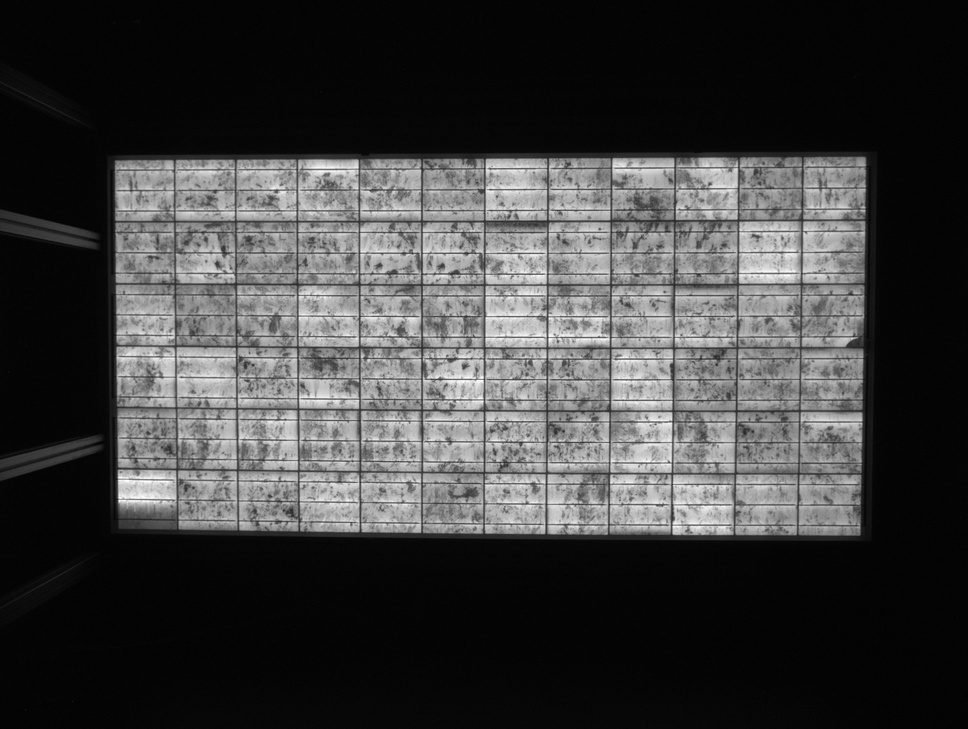
#> input picture examples/EL_img/EL_img1.jpg, 968 x 729 px, shrunk from 3326 x 2504 before the run
$ python -i crack_detection.py   (imports and definitions only)
#> lines starting #> are read from the running program, lines starting #| are printed output that depends on the picture; after the words box and inside, x2 and y2 are one past the last pixel; in counts of white or black regions, pixels touching at a corner belong together
import cv2
import numpy as np
from skimage.morphology import skeletonize
from simple_logger import Logger
from scipy.stats import mode
import matplotlib.pyplot as plt
from scipy import stats

__all__ = ["CrackDetectorParams", "CrackDetector"]


class CrackDetectorParams:
    """Parameters used by the :class:`.CrackDetector`."""
    def __init__(self):
        """Initializes the crack cell parameters to their default value.

        :ivar crack_thresh: Threshold for detecting cracks in the grayscale image.
        :ivar busbar_thresh: Threshold for detecting busbars in the grayscale image.
        :ivar busbar_num: Number of busbars in the cell.
        :ivar extract_brightness_mode: Method used to extract brightness from the image.
        :ivar extract_brightness_norm: Normalization factor for brightness extraction.
        """
        self.crack_thresh = 50
        self.busbar_thresh = 200
        self.busbar_num = 0
        self.extract_brightness_mode = "avg_inactive_only"
        self.extract_brightness_norm = 255


class CrackDetector:
    """Class responsible for detecting cracks and busbars in grayscale images.

    The approach taken to detect cracks and busbars in the input grayscale image is the following:

        1. Perform thresholding to detect cracks and busbars based on intensity values.
        2. Extract skeletons of the detected cracks and busbars for further analysis.
        3. Merge the skeletons of cracks and busbars to create a unified representation.
        4. Analyze the merged skeleton to extract features such as inactive area proportion, crack length, and brightness.

    This class provides methods to detect cracks, busbars, and inactive areas, as well as to compute various features
    related to the structural integrity of the input image.

    """
    def __init__(self, input_image: np.ndarray, params: CrackDetectorParams = CrackDetectorParams()):
        """
        :param input_image: Input EL image module to be analyzed.
        :param params: Parameters used for crack detection.
        """
        self.img = input_image
        self.params = params

        self.crack = self._detect_cracks()
        self.busbar = self._detect_busbars()
        self._merge = self.crack + self.busbar
        self._merge[self._merge > 1] = 1

        self.busbar_num = self.params.busbar_num

        self.ske_crack = self._extract_crack_skeleton()
        self.ske_busbar = self._extract_busbar_skeleton()
        self.ske_merge = self._merge_crack_busbar()

        self.inactive_area = None
        self.features = {}

    def _detect_cracks(self) -> np.ndarray:
        """Automatically detect cracks in the grayscale image."""
        Logger.debug("Detecting cracks in the image")
        _, crack_mask = cv2.threshold(self.img, self.params.crack_thresh, 255, cv2.THRESH_BINARY_INV)
        return crack_mask.astype(np.uint8)

    def _detect_busbars(self) -> np.ndarray:
        """Automatically detect busbars in the grayscale image."""
        Logger.debug("Detecting busbars in the image")
        _, busbar_mask = cv2.threshold(self.img, self.params.busbar_thresh, 255, cv2.THRESH_BINARY)
        return busbar_mask.astype(np.uint8)

    def _extract_crack_skeleton(self):
        """Extract crack skeleton"""
        ske_crack = self.skeleton_crack(self.crack)
        return ske_crack

    # [276 lines left out: functions _extract_busbar_skeleton, _merge_crack_busbar, extract_inactive_area, extract_crack_length, extract_brightness, extract_features and 16 more, not called in this run]

>>> import cv2
>>> picture = cv2.imread('../../examples/EL_img/EL_img1.jpg')
#> picture is the input picture: shape (729, 968, 3); min 0, max 255, mean 62.6
>>> result = CrackDetector(picture).extract_inactive_area()
#> in _detect_cracks, `_, crack_mask = cv2.threshold(self.img, self.params.crack_thresh, 255,..`:
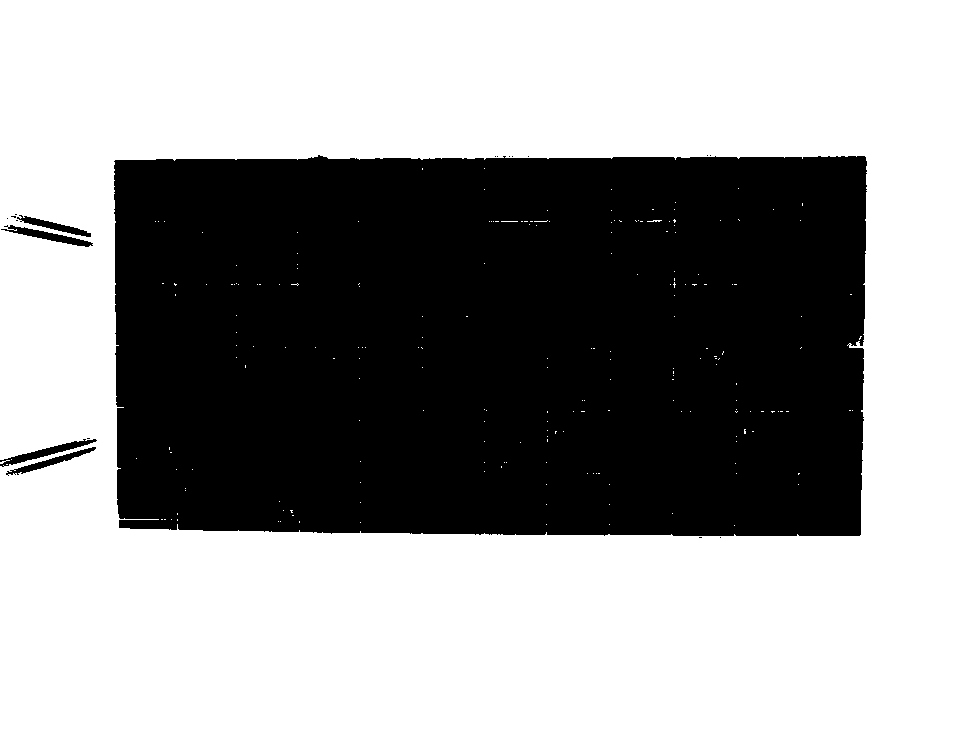
#> crack_mask: shape (729, 968, 3); 60% white; 19 black regions (14 under 20 px), largest, box (x1, y1, x2, y2) and area: (114, 155, 867, 536) 280413, (0, 439, 97, 467) 623, (1, 225, 93, 247) 574, (6, 447, 96, 476) 499, (17, 215, 91, 237) 451
#> in _detect_busbars, `_, busbar_mask = cv2.threshold(self.img, self.params.busbar_thresh, 25..`:
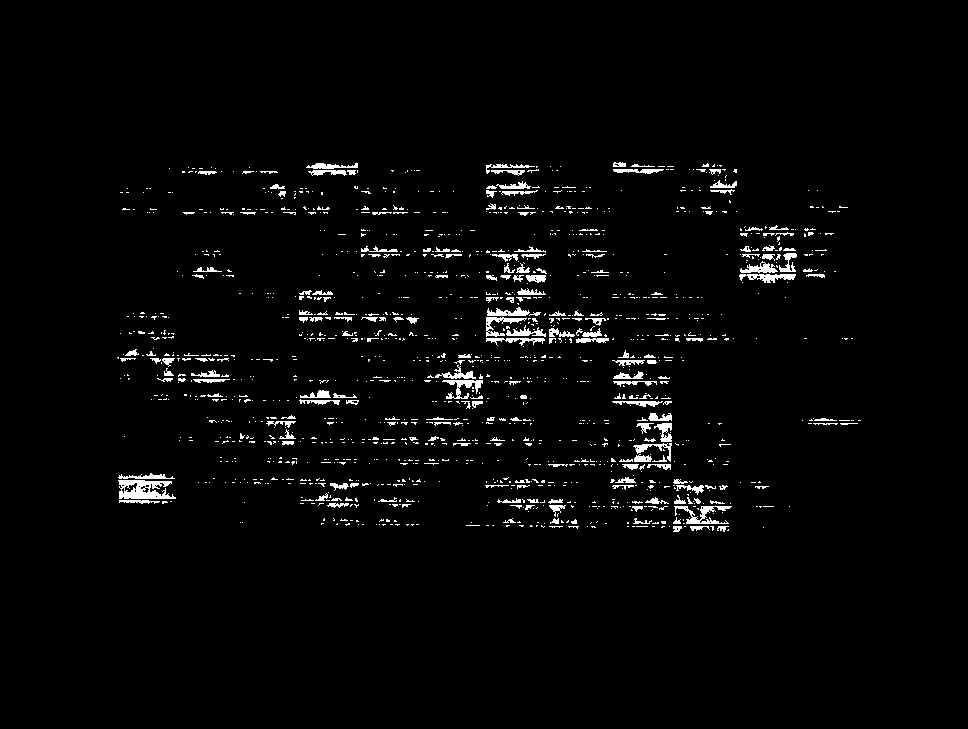
#> busbar_mask: shape (729, 968, 3); 2.6% white; 1414 white regions (1207 under 20 px), largest, box (x1, y1, x2, y2) and area: (118, 480, 176, 499) 730, (674, 506, 732, 524) 401, (442, 380, 483, 399) 319
#> in __init__, `self._merge = self.crack + self.busbar`:
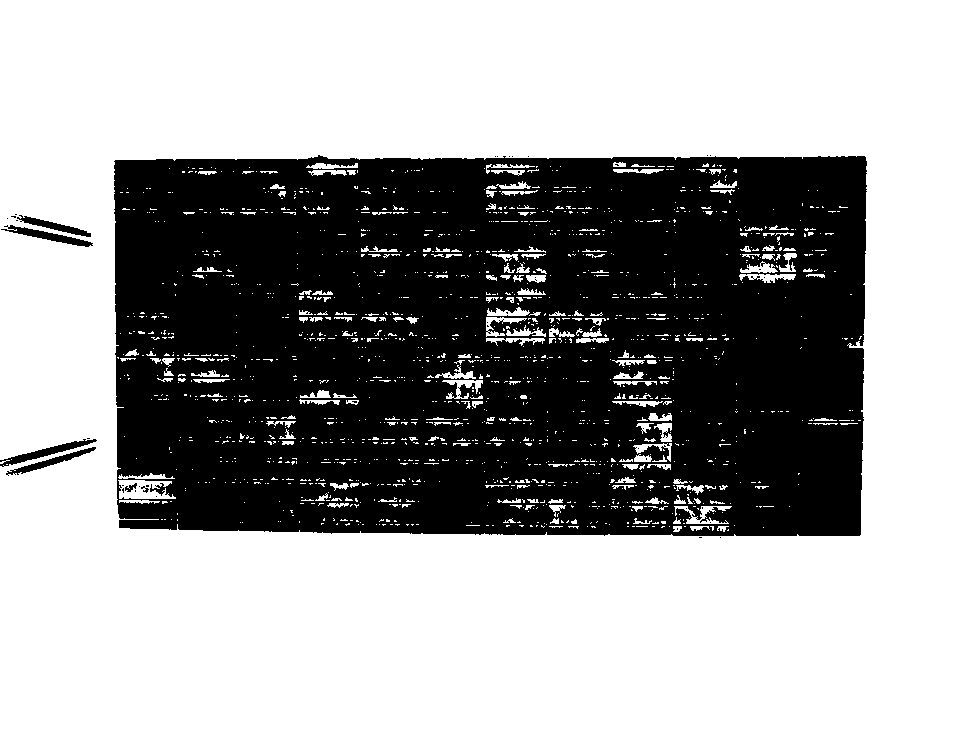
#> self._merge: shape (729, 968, 3); 62.5% white; 59 black regions (52 under 20 px), largest, box (x1, y1, x2, y2) and area: (114, 155, 867, 536) 262008, (0, 439, 97, 467) 623, (1, 225, 93, 247) 574
#> (the run stopped early here; a loop or call above may not have finished)

$ run again, on examples/EL_img/EL_img2.jpg
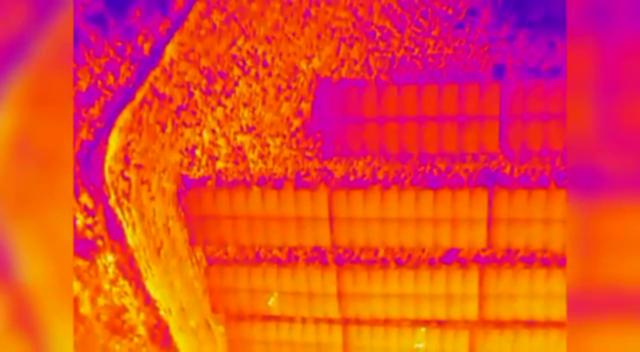
#> input picture examples/EL_img/EL_img2.jpg, 640 x 352 px
#> picture is the input picture: shape (352, 640, 3); mean B, G, R 44.3, 68.8, 232.4
#> in _detect_busbars, `_, busbar_mask = cv2.threshold(self.img, self.params.busbar_thresh, 25..`:
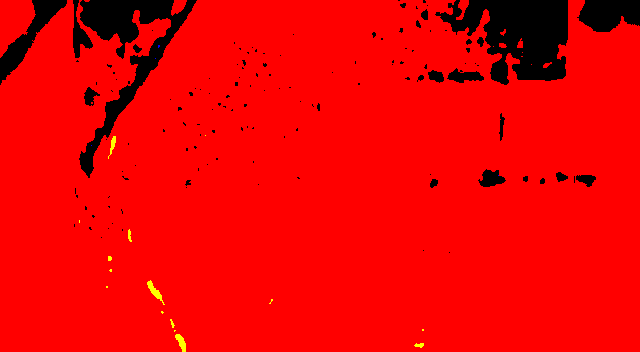
#> busbar_mask: shape (352, 640, 3); mean B, G, R 0, 0.5, 235.1
#> in __init__, `self._merge = self.crack + self.busbar`:
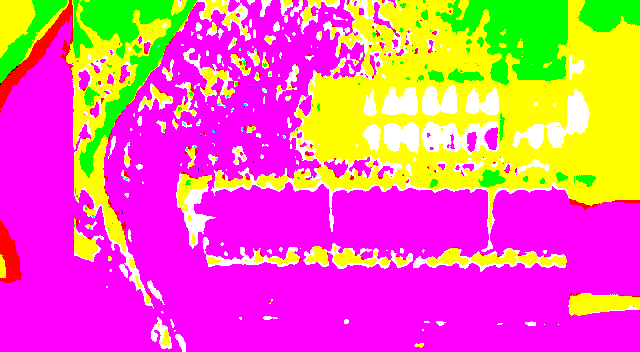
#> self._merge: shape (352, 640, 3); mean of channels 0, 1, 2 169.2, 105, 235.1; drawn as B, G, R
